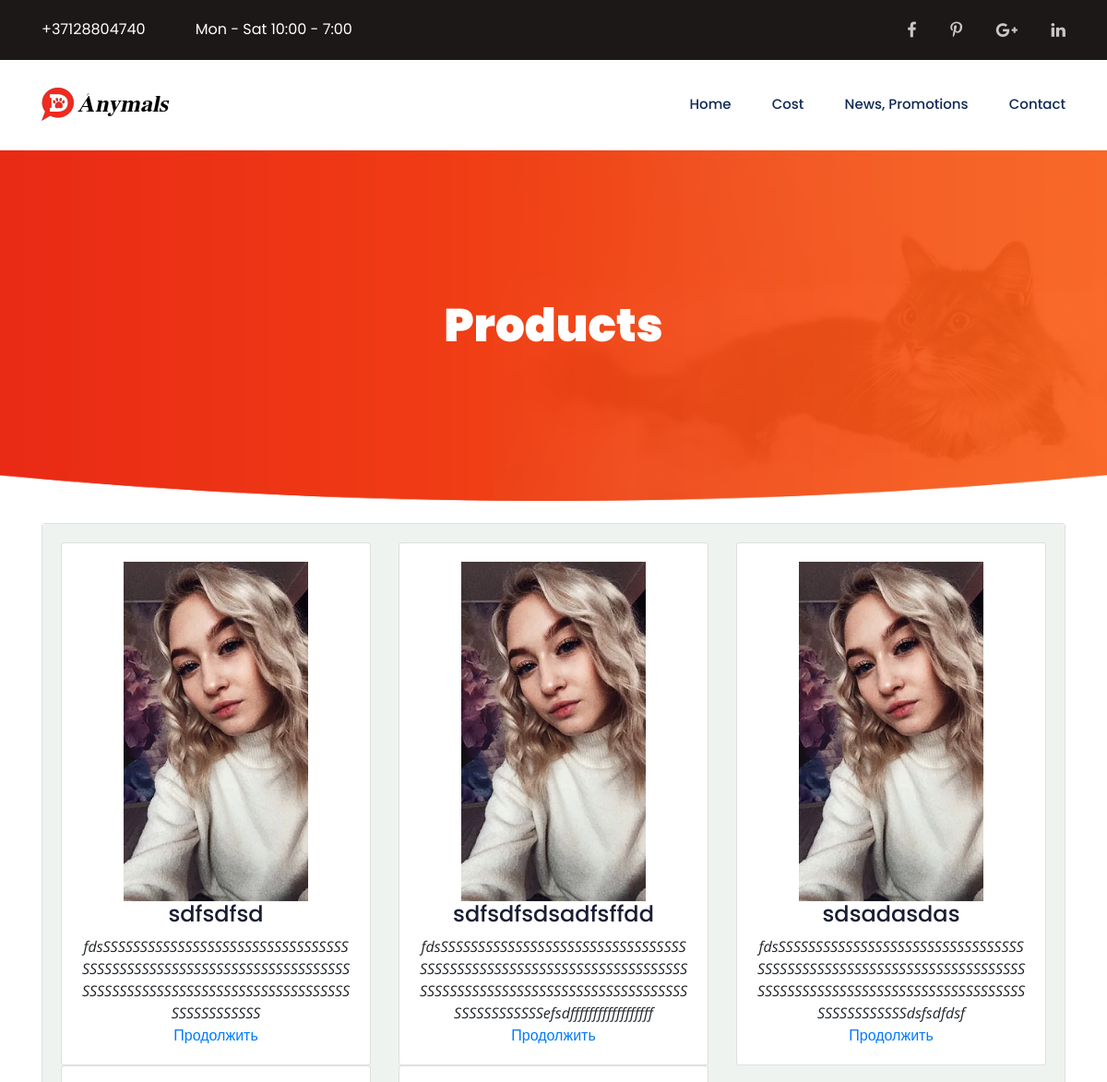
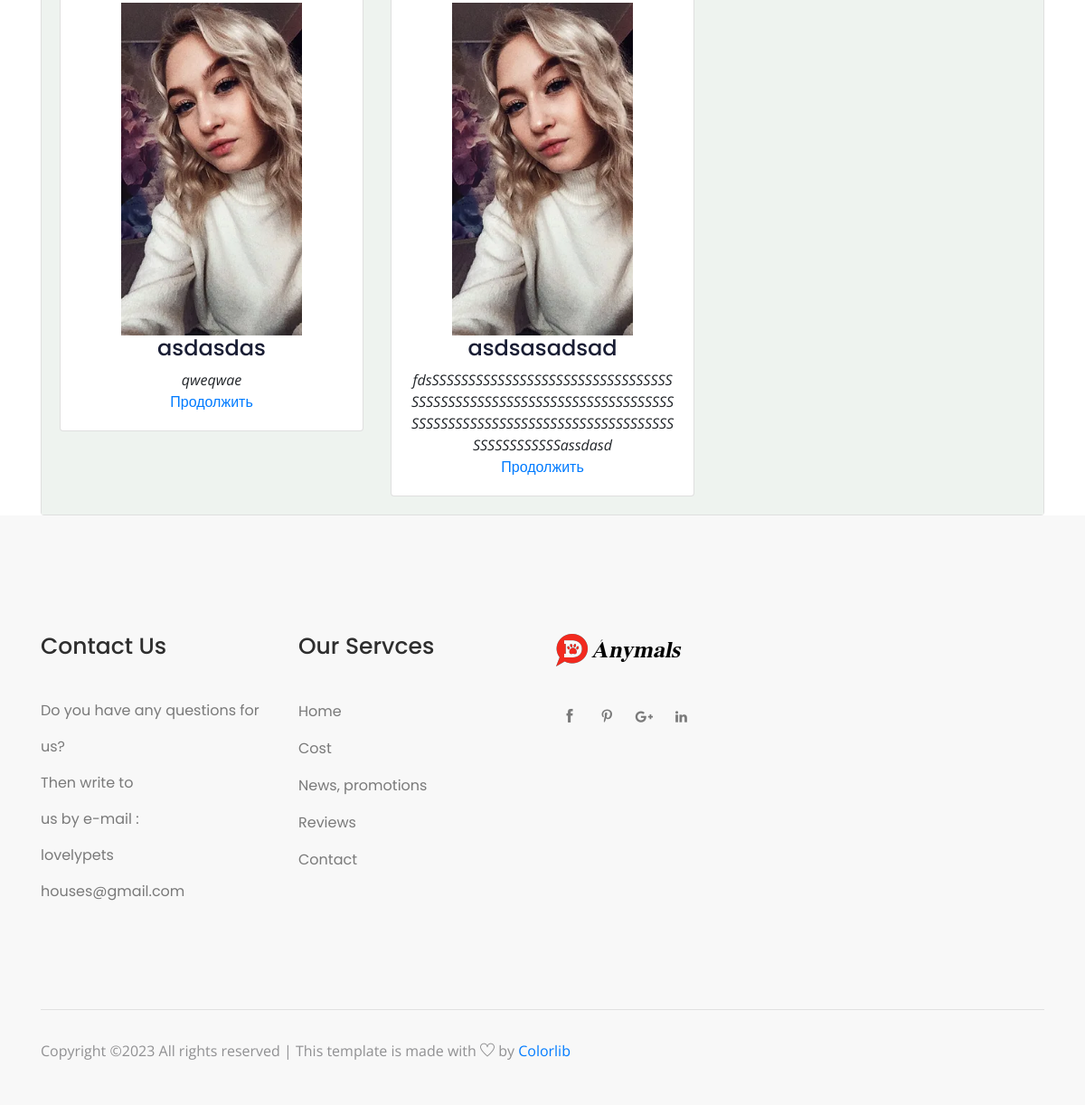
Screenshot of /cost/ with the database file from the repository (2 pictures, top to bottom).
### anymals_config/models.py (models this page shows, shortened)
class Product(models.Model):
    name=models.CharField(max_length=300,default = '')
    image = models.ImageField(default="profile1.png", null=True, blank=True)
    cost=models.CharField(max_length=30,default = '')
    description=models.CharField(max_length=5000,default = '')

### anymals_config/views.py (the view)
# urls.py: path('cost/', cost_products, name='cost'),
def cost_products(request):
    allproducts = Product.objects.all()
    context = {"product": allproducts}
    return render(request, 'cost.html', context)

### templates/cost.html (shortened to what this page needs)
<!doctype html>
<html class="no-js" lang="zxx">
{% load static %}
<head>
    <link rel="stylesheet" href="../static/css/bootstrap.min.css">
    <link rel="stylesheet" href="../static/css/owl.carousel.min.css">
    <link rel="stylesheet" href="../static/css/magnific-popup.css">
    <link rel="stylesheet" href="../static/css/font-awesome.min.css">
    <link rel="stylesheet" href="../static/css/themify-icons.css">
    <link rel="stylesheet" href="../static/css/nice-select.css">
    <link rel="stylesheet" href="../static/css/flaticon.css">
    <link rel="stylesheet" href="../static/css/gijgo.css">
    <link rel="stylesheet" href="../static/css/animate.css">
    <link rel="stylesheet" href="../static/css/slicknav.css">
    <link rel="stylesheet" href="../static/css/style.css">
</head>
<body>
    <header>
        <div class="header-area ">
            <div class="header-top_area">
                <div class="container">
                    <div class="row">
                        <div class="col-lg-6 col-md-8">
                            <div class="short_contact_list">
                                <ul>
                                    <li><a href="#">+37128804740</a></li>
                                    <li><a href="#">Mon - Sat 10:00 - 7:00</a></li>
                                </ul>
                            </div>
                        </div>
                        <div class="col-lg-6 col-md-4 ">
                            <div class="social_media_links">
                                <a href="#">
                                    <i class="fa fa-facebook"></i>
                                </a>
                                <a href="#">
                                    <i class="fa fa-pinterest-p"></i>
                                </a>
                                <a href="#">
                                    <i class="fa fa-google-plus"></i>
                                </a>
                                <a href="#">
                                    <i class="fa fa-linkedin"></i>
                                </a>
                            </div>
                        </div>
                    </div>
                </div>
            </div>
            <div id="sticky-header" class="main-header-area">
                <div class="container">
                    <div class="row align-items-center">
                        <div class="col-xl-3 col-lg-3">
                            <div class="logo">
                                <a href="index.html">
                                    <img src="../static/img/logo.png" alt="">
                                </a>
                            </div>
                        </div>
                        <div class="col-xl-9 col-lg-9">
                            <div class="main-menu  d-none d-lg-block">
                                <nav>
                                    <ul id="navigation">
                                        <li><a  href="{% url 'anymals_config:index' %}">Home</a></li>
                                        <li><a href="{% url 'anymals_config:cost' %}">Cost</a></li>
                                        <li><a href="{% url 'anymals_config:news' %}">News, promotions</a></li>
                                        <li><a href="{% url 'anymals_config:contact' %}">Contact</a></li>
                                    </ul>
                                </nav>
                            </div>
                        </div>
                        <div class="col-12">
                        </div>
                    </div>
                </div>
            </div>
        </div>
    </header>
    <div class="bradcam_area breadcam_bg">
        <div class="container">
            <div class="row">
                <div class="col-lg-12">
                    <div class="bradcam_text text-center">
                        <h3>Products</h3>
                    </div>
                </div>
            </div>
        </div>
    </div>
<div class="container">
	<br>
	<div class="card" id="backdrop">
		<div class="card-body" style="background: #eef3ef;">
			<div class="row">
				{% for i in product %}
				<div class="col-md-4">
					<div class="card">
						<div class="card-body">
							<div class="text-center">
							<img width="200" height="200" src="{{ i.image.url }}" alt="Image" class="img-fluid" width="70%">
							<h3 class="text-center">{{ i.name }}</h3>
							<i class="text-center">{{ i.description }}</i></div>
							<a class="tittle" href="{% url 'anymals_config:detail' i.id %}">Продолжить</a>
						</div>
					</div>
				</div>
				{% endfor %}
			</div>
		</div>
	</div>
</div>
    <footer class="footer">
        <div class="footer_top">
             <div class="container">
            <div class="row">
                <div class="col-xl-3 col-md-6 col-lg-3">
                    <div class="footer_widget">
                        <h3 class="footer_title">
                            Contact Us
                        </h3>
                        <ul class="address_line">
                            <li>
                                Do you have any questions for us?
                            </li>
                            <li><a href="#">Then write to <br> us by e-mail :</a></li>
                            <li> lovelypets<br>houses@gmail.com</li>
                        </ul>
                    </div>
                </div>
                <div class="col-xl-3  col-md-6 col-lg-3">
                    <div class="footer_widget">
                        <h3 class="footer_title">
                            Our Servces
                        </h3>
                        <ul class="links">
                            <li><a href="{% url 'anymals_config:index' %}">Home</a></li>
                            <li><a href="{% url 'anymals_config:cost' %}">Cost</a></li>
                            <li><a href="{% url 'anymals_config:news' %}">News, promotions</a></li>
                            <li><a href="service.html">Reviews</a></li>
                            <li><a href="{% url 'anymals_config:contact' %}">Contact</a></li>
                        </ul>
                    </div>
                </div>
                <div class="col-xl-3 col-md-6 col-lg-3 ">
                    <div class="footer_widget">
                        <div class="footer_logo">
                            <a href="#">
                                <img src="../static/img/logo.png" alt="">
                            </a>
                        </div>
                        <div class="socail_links">
                            <ul>
                                <li>
                                    <a href="#">
                                        <i class="ti-facebook"></i>
                                    </a>
                                </li>
                                <li>
                                    <a href="#">
                                        <i class="ti-pinterest"></i>
                                    </a>
                                </li>
                                <li>
                                    <a href="#">
                                        <i class="fa fa-google-plus"></i>
                                    </a>
                                </li>
                                <li>
                                    <a href="#">
                                        <i class="fa fa-linkedin"></i>
                                    </a>
                                </li>
                            </ul>
                        </div>
                    </div>
                </div>
            </div>
        </div>
        </div>
        <div class="copy-right_text">
            <div class="container">
                <div class="bordered_1px"></div>
                <div class="row">
                    <div class="col-xl-12">
                        <p class="copy_right text-center">
                            <p>
  Copyright &copy;<script>document.write(new Date().getFullYear());</script> All rights reserved | This template is made with <i class="ti-heart" aria-hidden="true"></i> by <a href="https://colorlib.com" target="_blank">Colorlib</a>
  </p>
                        </p>
                    </div>
                </div>
            </div>
        </div>
    </footer>
</body>

### rows the page displays
Product: image (picture), name "sdfsdfsd", description "fdsSSSSSSSSSSSSSSSSSSSSSSSSSSSSSSSSSSSSSSSSSSSSSSSSSSSSSSSSSSSSSSSSSSSSSSSSSSSSSSSSSSSSSSSSSSSSSSSSSSSSSSSSSSSSSSSSSSSSS"
Product: image (picture), name "sdfsdfsdsadfsffdd", description "fdsSSSSSSSSSSSSSSSSSSSSSSSSSSSSSSSSSSSSSSSSSSSSSSSSSSSSSSSSSSSSSSSSSSSSSSSSSSSSSSSSSSSSSSSSSSSSSSSSSSSSSSSSSSSSSSSSSSSSSefsdffffffffffffffffff"
Product: image (picture), name "sdsadasdas", description "fdsSSSSSSSSSSSSSSSSSSSSSSSSSSSSSSSSSSSSSSSSSSSSSSSSSSSSSSSSSSSSSSSSSSSSSSSSSSSSSSSSSSSSSSSSSSSSSSSSSSSSSSSSSSSSSSSSSSSSSdsfsdfdsf"
Product: image (picture), name "asdasdas", description "qweqwae"
Product: image (picture), name "asdsasadsad", description "fdsSSSSSSSSSSSSSSSSSSSSSSSSSSSSSSSSSSSSSSSSSSSSSSSSSSSSSSSSSSSSSSSSSSSSSSSSSSSSSSSSSSSSSSSSSSSSSSSSSSSSSSSSSSSSSSSSSSSSSassdasd"
